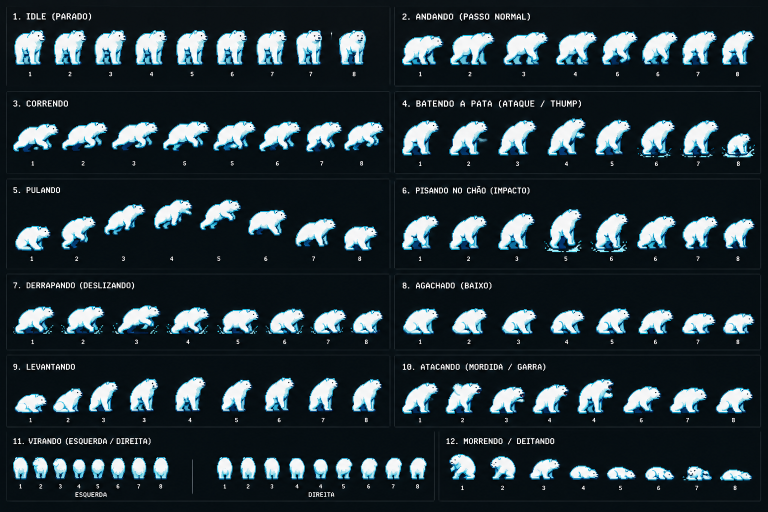
#> input picture assets/chefoes/urso_polar/urso_sheet.png, 1536 x 1024 px, found by its file name (shown at 1/2 size)
$ python bear_sheet.py ../assets/chefoes/urso_polar/urso_sheet.png
#> lines starting #> are read from the running program, lines starting #| are printed output that depends on the picture
"""
bear_sheet.py
-----------------------------------------------------------------------------
Separa a SPRITE SHEET do Urso Polar (source_art/chefoes/urso_polar/urso_sheet.png,
fundo azul-escuro, 12 seções com título e números) em quadros e monta uma
folha uniforme que o Phaser entende (mesmo formato dos dragões):

  1. cada seção é recortada sem o título e sem os números;
  2. o fundo escuro vira transparente (pixels parecidos com a cor do fundo);
  3. os quadros são separados pelas colunas vazias entre eles;
  4. limpeza: some com sujeirinhas soltas e suaviza a borda;
  5. todos os quadros vão para células do mesmo tamanho, alinhados pelo
     centro (horizontal) e pela base/pés (vertical).

Também recorta a imagem de abertura (urso_intro_original.png → urso_intro.png).

Saída (assets/chefoes/urso_polar):
  urso_animacoes.png  → folha com todos os quadros (grade)
  urso_animacoes.json → tamanho do quadro e quais quadros cada animação usa

    py tools/bear_sheet.py            # gera a folha
    py tools/bear_sheet.py --debug    # também salva uma prévia com os recortes
-----------------------------------------------------------------------------
"""
import json
import sys
from pathlib import Path
from PIL import Image, ImageDraw, ImageFilter

FOLDER = Path(__file__).resolve().parent.parent / "assets" / "chefoes" / "urso_polar"
SOURCE_FOLDER = Path(__file__).resolve().parent.parent / "source_art" / "chefoes" / "urso_polar"
SOURCE = SOURCE_FOLDER / "urso_sheet.png"

BACKGROUND = (8, 15, 20)  # azul quase preto do fundo
BG_DISTANCE = 34          # diferença mínima da cor do fundo para ser "desenho"
COLUMN_GAP = 4            # colunas vazias que separam dois quadros
MIN_FRAME_WIDTH = 24      # ignora sujeirinhas estreitas (ex.: respingos soltos)
MIN_COLUMN_PIXELS = 2     # coluna com menos pixels que isso conta como vazia
CELL_PADDING = 4
GRID_COLUMNS = 10

# Seções: nome no jogo, retângulo dos desenhos (x0, y0, x1, y1) já sem título
# e sem números, e quantos quadros a seção tem.
SECTIONS = [
    ("parado",     (18, 50, 770, 140), 9),    # 1. idle
    ("andando",    (795, 50, 1515, 140), 8),  # 2. passo normal
    ("correndo",   (18, 225, 770, 314), 8),   # 3. correndo (investida)
    ("batendo",    (795, 225, 1515, 316), 8), # 4. batendo a pata (terremoto)
    ("pulando",    (18, 395, 770, 508), 8),   # 5. pulo
    ("impacto",    (795, 405, 1515, 508), 8), # 6. pisando no chão (aterrissagem)
    ("derrapando", (18, 595, 770, 674), 8),   # 7. derrapando (fim da investida)
    ("agachado",   (795, 595, 1515, 674), 8), # 8. agachado (preparando)
    ("levantando", (18, 748, 770, 830), 9),   # 9. levantando
    ("atacando",   (795, 748, 1515, 830), 8), # 10. mordida / garra (arremesso)
    ("virando_esq", (18, 905, 345, 962), 8),  # 11. virando (de frente, lado esquerdo)
    ("virando_dir", (425, 905, 860, 962), 9), # 11. virando (de frente, lado direito)
    ("morrendo",   (885, 900, 1515, 966), 8), # 12. morrendo
]


# Quadros extras da 2ª imagem (fundo azul-claro com degradê): recortados um a
# um e o fundo é removido por "balde de tinta" a partir das bordas.
EXTRA_SOURCE = SOURCE_FOLDER / "urso_sheet_extra.png"
EXTRA_SECTIONS = [
    ("rugindo", [(178, 800, 340, 895), (378, 800, 535, 895), (565, 800, 722, 895), (760, 800, 910, 895)]),
    ("enrolado", [(178, 922, 302, 1006), (330, 922, 458, 1006), (500, 922, 628, 1006), (660, 922, 770, 1006)]),
]
FILL_STEP = 16
INTRO_SOURCE = SOURCE_FOLDER / "urso_intro_original.png"   # imagem da abertura da fase 4            # diferença máxima entre vizinhos do fundo (degradê suave)


def cut_by_flood_fill(image, box):
    """Recorta um quadro e apaga o fundo que encosta nas bordas (balde de tinta)."""
    frame = image.crop(box).convert("RGBA")
    px = frame.load()
    w, h = frame.size
    seen = [[False] * h for _ in range(w)]
    stack = [(x, y) for x in range(w) for y in (0, h - 1)] + [(x, y) for y in range(h) for x in (0, w - 1)]
    for x, y in stack:
        seen[x][y] = True
    while stack:
        x, y = stack.pop()
        r, g, b, _ = px[x, y]
        for nx, ny in ((x + 1, y), (x - 1, y), (x, y + 1), (x, y - 1)):
            if 0 <= nx < w and 0 <= ny < h and not seen[nx][ny]:
                nr, ng, nb, _ = px[nx, ny]
                if abs(nr - r) + abs(ng - g) + abs(nb - b) <= FILL_STEP:
                    seen[nx][ny] = True
                    stack.append((nx, ny))
    for x in range(w):
        for y in range(h):
            if seen[x][y]:
                px[x, y] = (0, 0, 0, 0)
    return clean(frame.crop(frame.getbbox()))


def is_drawing(pixel):
    r, g, b = pixel[:3]
    br, bg_, bb = BACKGROUND
    return abs(r - br) + abs(g - bg_) + abs(b - bb) > BG_DISTANCE


def cut_section(sheet, box):
    """Recorta a seção e devolve uma imagem RGBA com o fundo transparente."""
    section = sheet.crop(box).convert("RGBA")
    pixels = section.load()
    w, h = section.size
    for y in range(h):
        for x in range(w):
            if not is_drawing(pixels[x, y]):
                pixels[x, y] = (0, 0, 0, 0)
    return section


def split_merged(spans, counts, expected):
    """Quadros encostados viram um só: corta o mais largo na coluna mais vazia do meio."""
    spans = list(spans)
    while len(spans) < expected:
        i = max(range(len(spans)), key=lambda k: spans[k][1] - spans[k][0])
        x0, x1 = spans[i]
        lo, hi = x0 + (x1 - x0) * 3 // 10, x0 + (x1 - x0) * 7 // 10
        cut = min(range(lo, hi), key=lambda x: counts[x])
        spans[i:i + 1] = [(x0, cut), (cut + 1, x1)]
    return spans


def split_frames(section, expected):
    """Separa os quadros pelas colunas (quase) vazias."""
    w, h = section.size
    alpha = section.getchannel("A").load()
    counts = [sum(1 for y in range(h) if alpha[x, y]) for x in range(w)]
    filled = [c >= MIN_COLUMN_PIXELS for c in counts]

    spans, start, gap = [], None, 0
    for x, on in enumerate(filled + [False] * (COLUMN_GAP + 1)):
        if on:
            if start is None:
                start = x
            gap = 0
        elif start is not None:
            gap += 1
            if gap > COLUMN_GAP:
                end = x - gap + 1
                if end - start >= MIN_FRAME_WIDTH:
                    spans.append((start, end))
                start, gap = None, 0
    spans = split_merged(spans, counts, expected)
    frames = []
    for x0, x1 in spans:
        frame = section.crop((x0, 0, x1, h))
        bbox = frame.getbbox()
        if bbox:
            frames.append(clean(frame.crop(bbox)))
    return frames, spans


def clean(frame):
    """Tira pixels soltos (sujeira de compressão) e suaviza a borda do recorte."""
    alpha = frame.getchannel("A")
    # pixel isolado (vizinhança quase vazia) vira transparente
    neighbours = alpha.filter(ImageFilter.BoxBlur(1))
    alpha = Image.eval(Image.merge("LA", (alpha, neighbours)).getchannel("L"), lambda v: v)
    a = alpha.load()
    n = neighbours.load()
    w, h = frame.size
    for y in range(h):
        for x in range(w):
            if a[x, y] and n[x, y] < 70:
                a[x, y] = 0
    frame.putalpha(alpha)
    bbox = frame.getbbox()
    return frame.crop(bbox) if bbox else frame


def main():
    debug = "--debug" in sys.argv
    sheet = Image.open(SOURCE).convert("RGB")
#> sheet is the input picture: PIL image 1536x1024 RGB; mean R, G, B 37.7, 50.6, 56.6

    animations, all_frames = {}, []
    preview = sheet.convert("RGBA") if debug else None
    draw = ImageDraw.Draw(preview) if debug else None

    for name, box, expected in SECTIONS:
        section = cut_section(sheet, box)
        frames, spans = split_frames(section, expected)
        status = "ok" if len(frames) == expected else f"ATENÇÃO: esperava {expected}"
        print(f"{name:11s} {len(frames)} quadros  {status}")
        animations[name] = list(range(len(all_frames), len(all_frames) + len(frames)))
        all_frames.extend(frames)
        if debug:
            draw.rectangle(box, outline=(255, 0, 0))
            for x0, x1 in spans:
                draw.rectangle((box[0] + x0, box[1], box[0] + x1, box[3]), outline=(0, 255, 0))
#> this loop made 13 passes
#| parado      9 quadros  ok
#| andando     8 quadros  ok
#| correndo    8 quadros  ok
#| batendo     8 quadros  ok
#| pulando     8 quadros  ok
#| impacto     8 quadros  ok
#| derrapando  8 quadros  ok
#| agachado    8 quadros  ok
#> (further printed lines are left out)
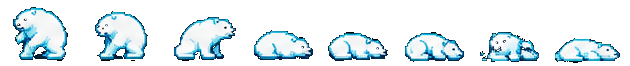
#> section: PIL image 630x66 RGBA; mean R, G, B, A 46.8, 58.6, 63.1, 75.9; transparent parts drawn white
#> after the loop, all_frames = 107 items; animations = 13 items

    extra = Image.open(EXTRA_SOURCE).convert("RGB")
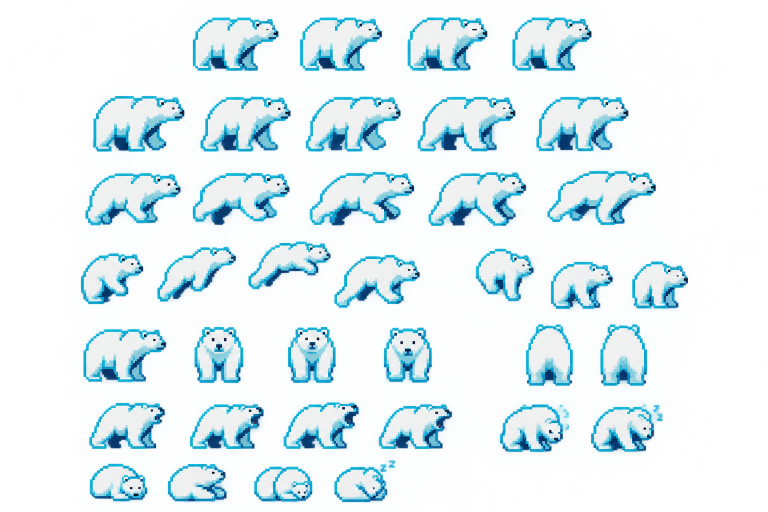
#> input picture assets/chefoes/urso_polar/urso_sheet_extra.png, 1536 x 1024 px, found by its file name (shown at 1/2 size)
    for name, boxes in EXTRA_SECTIONS:
        frames = [cut_by_flood_fill(extra, box) for box in boxes]
        # a 2ª imagem é maior: deixa no mesmo tamanho dos quadros da 1ª
        ref = max(all_frames[i].height for i in animations["parado"])
        scale = ref / max(f.height for f in frames) * (0.9 if name == "rugindo" else 0.75)
        frames = [f.resize((max(1, round(f.width * scale)), max(1, round(f.height * scale))), Image.NEAREST) for f in frames]
        print(f"{name:11s} {len(frames)} quadros  (2ª imagem)")
        animations[name] = list(range(len(all_frames), len(all_frames) + len(frames)))
        all_frames.extend(frames)
#> this loop made 2 passes
#> (ref, scale) on passes 1 to 2: (71, 0.71), (71, 0.701)
#| rugindo     4 quadros  (2ª imagem)
#| enrolado    4 quadros  (2ª imagem)
#> pass 1, in clean (call 108), `neighbours = alpha.filter(ImageFilter.BoxBlur(1))`:
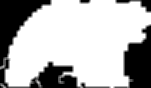
#> neighbours: PIL image 151x88 L; min 0, max 255, mean 181.8
#> pass 1, in cut_by_flood_fill (call 2), `frame = image.crop(box).convert("RGBA")`:
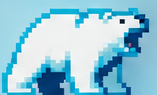
#> frame: PIL image 157x95 RGBA; mean R, G, B, A 144.5, 197.1, 215.8, 255
#> after the loop, all_frames = 115 items; animations = 15 items

    cell_w = max(f.width for f in all_frames) + CELL_PADDING * 2
#> cell_w = 115
    cell_h = max(f.height for f in all_frames) + CELL_PADDING * 2
#> cell_h = 96
    rows = (len(all_frames) + GRID_COLUMNS - 1) // GRID_COLUMNS
#> rows = 12
    out = Image.new("RGBA", (cell_w * GRID_COLUMNS, cell_h * rows), (0, 0, 0, 0))
#> out: PIL image 1150x1152 RGBA; every value is 0
    for i, frame in enumerate(all_frames):
        cx = (i % GRID_COLUMNS) * cell_w
        cy = (i // GRID_COLUMNS) * cell_h
        # centro na horizontal, pés na base da célula
        out.paste(frame, (cx + (cell_w - frame.width) // 2, cy + cell_h - CELL_PADDING - frame.height), frame)
#> this loop made 115 passes
#> (cx, cy) on passes 1 to 12: (0, 0), (115, 0), (230, 0), (345, 0), (460, 0), (575, 0), (690, 0), (805, 0), (920, 0), (1035, 0), (0, 96), (115, 96)
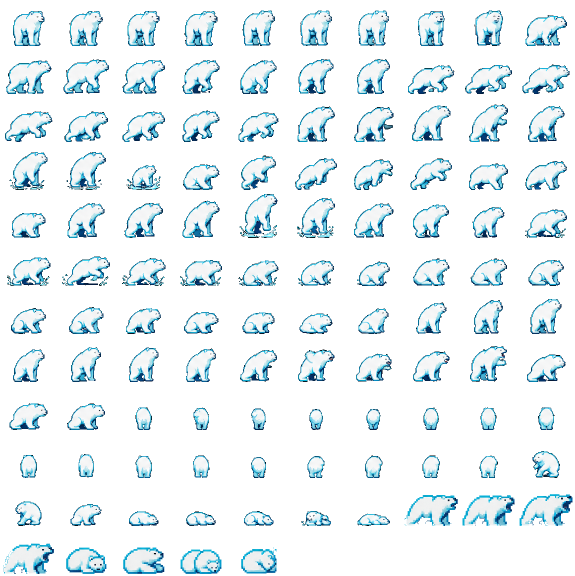
#> out: PIL image 1150x1152 RGBA (shown at 1/2 size); mean R, G, B, A 39, 48, 51.3, 61.1; transparent parts drawn white

    out.save(FOLDER / "urso_animacoes.png")
    meta = {"frameWidth": cell_w, "frameHeight": cell_h, "facesRight": True, "animations": animations}
    (FOLDER / "urso_animacoes.json").write_text(json.dumps(meta, indent=2), encoding="utf-8")
    print(f"folha: {out.size}, quadro {cell_w}x{cell_h}, {len(all_frames)} quadros")
#| folha: (1150, 1152), quadro 115x96, 115 quadros
    # Imagem da abertura da fase 4 ("THE BEAR ATTACKS"): só tira o fundo
    intro = Image.open(INTRO_SOURCE).convert("RGB")
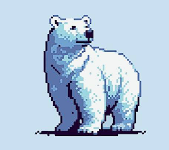
#> input picture assets/chefoes/urso_polar/urso_intro_original.png, 169 x 150 px, found by its file name
    cut = cut_by_flood_fill(intro, (0, 0, intro.width, intro.height))
#> in cut_by_flood_fill, frame is the input picture: PIL image 169x150 RGBA; mean R, G, B, A 181, 201.2, 221.8, 255
#> in cut_by_flood_fill (call 9), `return clean(frame.crop(frame.getbbox()))`:
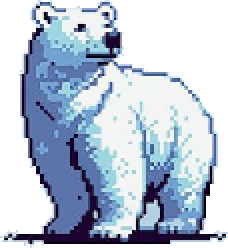
#> returned value: PIL image 114x124 RGBA (shown 2 times larger); mean R, G, B, A 93.7, 105.8, 122.4, 165.8; transparent parts drawn white
    cut.save(FOLDER / "urso_intro.png")
    print(f"abertura: {cut.size}")
#| abertura: (114, 124)

    if debug:
        preview.save(SOURCE_FOLDER / "_preview_recortes.png")


if __name__ == "__main__":
    main()
